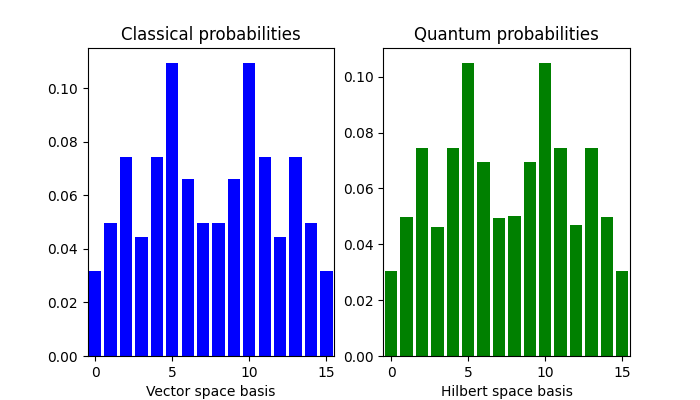

Write Python code to recreate this figure.
# Modified from https://pennylane.ai/qml/demos/tutorial_vqls.html
# Pennylane
import pennylane as qml
from pennylane import numpy as np

# Plotting
import matplotlib.pyplot as plt

"""
J = 0.1
zeta = 5
ita = 1
A(zeta, ita) = 1/zeta*(X_0 + X_1 + X_2 + X_3 + J*(Z_0 Z_1 + Z_1 Z_2 + Z_2 Z_3) + eta * I) 
             = 1/zeta*(X_0 + X_1 + X_2 + X_3) + J/zeta*(Z_0 Z_1 + Z_1 Z_2 + Z_2 Z_3) + eta/zeta * I
"""

J = 0.1
zeta = 5
eta = 1

n_layers = 2
n_qubits = 4  # Number of system qubits.
n_shots = 10 ** 6  # Number of quantum measurements.
tot_qubits = n_qubits + 1  # Addition of an ancillary qubit.
ancilla_idx = n_qubits  # Index of the ancillary qubit (last position).
steps = 30  # Number of optimization steps
learning_rate = 2  # Learning rate
q_delta = 0.001  # Initial spread of random quantum weights
rng_seed = 0  # Seed for random number generator

# Coefficients of the linear combination A = c_0 A_0 + c_1 A_1 ...
c = np.array([1/zeta, 1/zeta, 1/zeta, 1/zeta, J/zeta, J/zeta, J/zeta, eta/zeta])

def U_b():
    """Unitary matrix rotating the ground state to the problem vector |b> = U_b |0>."""
    for idx in range(n_qubits):
        qml.Hadamard(wires=idx)

def CA(idx):
    """Controlled versions of the unitary components A_l of the problem matrix A."""
    if idx == 0:
        # X_0
        qml.CNOT(wires=[ancilla_idx, 0])

    elif idx == 1:
        # X_1
        qml.CNOT(wires=[ancilla_idx, 1])

    elif idx == 2:
        # X_2
        qml.CNOT(wires=[ancilla_idx, 2])

    elif idx == 3:
        # X_3
        qml.CNOT(wires=[ancilla_idx, 3])

    elif idx == 4:
        # Z_0 Z_1
        qml.CZ(wires=[ancilla_idx, 0])
        qml.CZ(wires=[ancilla_idx, 1])

    elif idx == 5:
        # Z_1 Z_2
        qml.CZ(wires=[ancilla_idx, 1])
        qml.CZ(wires=[ancilla_idx, 2])

    elif idx == 6:
        # Z_2 Z_3
        qml.CZ(wires=[ancilla_idx, 2])
        qml.CZ(wires=[ancilla_idx, 3])

    elif idx == 7:
        # Identity
        None

def variational_block(weights):
    """Variational circuit mapping the ground state |0> to the ansatz state |x>."""
    # We first prepare an equal superposition of all the states of the computational basis.
    for idx in range(n_qubits):
        qml.Hadamard(wires=idx)

    # A very minimal variational circuit.
    qml.StronglyEntanglingLayers(weights=weights, wires=range(n_qubits))

dev_mu = qml.device("default.qubit.autograd", wires=tot_qubits)

@qml.qnode(dev_mu, interface="autograd", diff_method="backprop")
def local_hadamard_test(weights, l=None, lp=None, j=None, part=None):

    # First Hadamard gate applied to the ancillary qubit.
    qml.Hadamard(wires=ancilla_idx)

    # For estimating the imaginary part of the coefficient "mu", we must add a "-i"
    # phase gate.
    if part == "Im" or part == "im":
        qml.PhaseShift(-np.pi / 2, wires=ancilla_idx)

    # Variational circuit generating a guess for the solution vector |x>
    variational_block(weights)

    # Controlled application of the unitary component A_l of the problem matrix A.
    CA(l)

    # Adjoint of the unitary U_b associated to the problem vector |b>.
    # In this specific example Adjoint(U_b) = U_b.
    U_b()

    # Controlled Z operator at position j. If j = -1, apply the identity.
    if j != -1:
        qml.CZ(wires=[ancilla_idx, j])

    # Unitary U_b associated to the problem vector |b>.
    U_b()

    # Controlled application of Adjoint(A_lp).
    # In this specific example Adjoint(A_lp) = A_lp.
    CA(lp)

    # Second Hadamard gate applied to the ancillary qubit.
    qml.Hadamard(wires=ancilla_idx)

    # Expectation value of Z for the ancillary qubit.
    return qml.expval(qml.PauliZ(wires=ancilla_idx))

def mu(weights, l=None, lp=None, j=None):
    """Generates the coefficients to compute the "local" cost function C_L."""

    mu_real = local_hadamard_test(weights, l=l, lp=lp, j=j, part="Re")
    mu_imag = local_hadamard_test(weights, l=l, lp=lp, j=j, part="Im")

    return mu_real + 1.0j * mu_imag

def psi_norm(weights):
    """Returns the normalization constant <psi|psi>, where |psi> = A |x>."""
    norm = 0.0

    for l in range(0, len(c)):
        for lp in range(0, len(c)):
            norm = norm + c[l] * np.conj(c[lp]) * mu(weights, l, lp, -1)

    return abs(norm)

def cost_loc(weights):
    """Local version of the cost function. Tends to zero when A|x> is proportional to |b>."""
    mu_sum = 0.0

    for l in range(0, len(c)):
        for lp in range(0, len(c)):
            for j in range(0, n_qubits):
                mu_sum = mu_sum + c[l] * np.conj(c[lp]) * mu(weights, l, lp, j)

    mu_sum = abs(mu_sum)

    # Cost function C_L
    return 0.5 - 0.5 * mu_sum / (n_qubits * psi_norm(weights))

np.random.seed(rng_seed)
w = q_delta * np.random.randn(n_qubits*n_layers*3, requires_grad=True).reshape((n_layers, n_qubits, 3))

opt = qml.GradientDescentOptimizer(learning_rate)

cost_history = []
for it in range(steps):
    w, cost = opt.step_and_cost(cost_loc, w)
    print("Step {:3d}       Cost_L = {:9.7f}".format(it, cost))
    cost_history.append(cost)

Id = np.identity(2)
Z = np.array([[1, 0], [0, -1]])
X = np.array([[0, 1], [1, 0]])

A_0 = np.kron(X, np.kron(Id, np.kron(Id, Id)))
A_1 = np.kron(Id, np.kron(X, np.kron(Id, Id)))
A_2 = np.kron(Id, np.kron(Id, np.kron(X, Id)))
A_3 = np.kron(Id, np.kron(Id, np.kron(Id, X)))

A_4 = np.kron(Z, np.kron(Z, np.kron(Id, Id)))
A_5 = np.kron(Id, np.kron(Z, np.kron(Z, Id)))
A_6 = np.kron(Id, np.kron(Id, np.kron(Z, Z)))

A_7 = np.identity(2**n_qubits)

A_num = c[0] * A_0 + c[1] * A_1 + c[2] * A_2 + c[3] * A_3 + c[4] * A_4 + c[5] * A_5 + c[6] * A_6 + c[7] * A_7
b = np.ones(2**n_qubits) / np.sqrt(2**n_qubits)

print("A = \n", A_num)
print("b = \n", b)

A_inv = np.linalg.inv(A_num)
x = np.dot(A_inv, b)

c_probs = (x / np.linalg.norm(x)) ** 2

dev_x = qml.device("default.qubit", wires=n_qubits, shots=n_shots)

@qml.qnode(dev_x)
def prepare_and_sample(weights):

    # Variational circuit generating a guess for the solution vector |x>
    variational_block(weights)

    # We assume that the system is measured in the computational basis.
    # then sampling the device will give us a value of 0 or 1 for each qubit (n_qubits)
    # this will be repeated for the total number of shots provided (n_shots)
    return qml.sample()


raw_samples = prepare_and_sample(w)

# convert the raw samples (bit strings) into integers and count them
samples = []
for sam in raw_samples:
    samples.append(int("".join(str(bs) for bs in sam), base=2))

q_probs = np.bincount(samples) / n_shots

print("x_n^2 =\n", c_probs)

print("|<x|n>|^2=\n", q_probs)

fig, (ax1, ax2) = plt.subplots(1, 2, figsize=(7, 4))

ax1.bar(np.arange(0, 2 ** n_qubits), c_probs, color="blue")
ax1.set_xlim(-0.5, 2 ** n_qubits - 0.5)
ax1.set_xlabel("Vector space basis")
ax1.set_title("Classical probabilities")

ax2.bar(np.arange(0, 2 ** n_qubits), q_probs, color="green")
ax2.set_xlim(-0.5, 2 ** n_qubits - 0.5)
ax2.set_xlabel("Hilbert space basis")
ax2.set_title("Quantum probabilities")

plt.savefig('vqls_test.png')